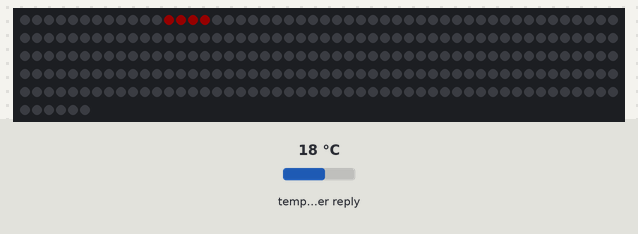
A program run on a simulated Raspberry Pi Pico. On the bench: 256 RGB LEDs in strip order, left to right, continuing on the next row. Inputs (shaded band) come from the test bench; at power-on: temperature in the weather reply 18 °C. Dim RGB values are drawn brighter than linear; WiFi joins after 1.5 s; servers stay silent unless stated; network time is answered at once with the bench clock; the local clock reads 2024-03-15 10:24:30 at power-on unless the program sets it; web services answer with replies made up by the test bench; what the program prints to the serial monitor is not drawn.

Above: at 0.4 s.
At 1.6 s:
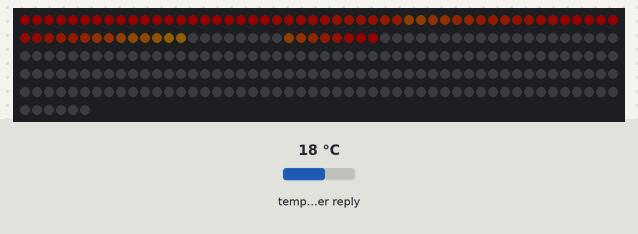
At 2.5 s:
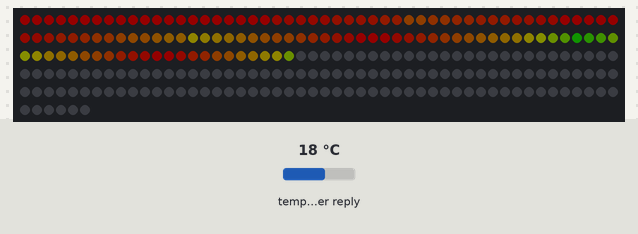
At 3.7 s:
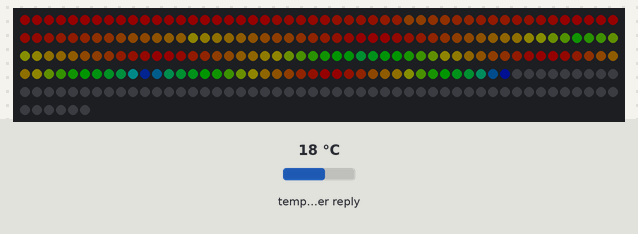
At 4.9 s:
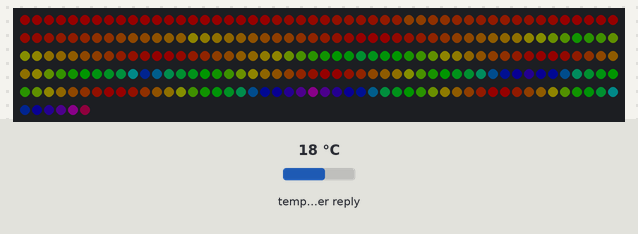
At 6.53 s:
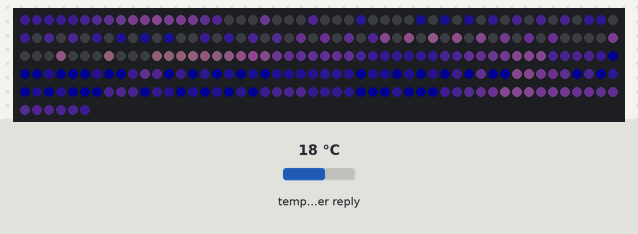

The program:

main.cpp
```cpp
#include <Arduino.h>

#include <SPI.h>
#include <Adafruit_SSD1306.h>

#include <LedMatrix.h>
#include <MatrixWeather.h>
#include <MatrixClock.h>
#include <MatrixTemperature.h>
#include <effects/Rain.h>
#include <effects/Sky.h>

#include <WiFi.h>
#include <WiFiUdp.h>
#include <NTPClient.h>
#include <WeatherService.h>

#define LED_PORT 18
#define BRIGHTNESS 20
#define MATRIX_SIZE 16

#define WIFI_NAME "Xiaomi_1310"
#define WIFI_PASS "Nikita_2009"
#define WEATHER_API_KEY "b6d1ba500e374f5c82254122242409"
#define WEATHER_CITY "Kyiv"

WiFiUDP udp;
NTPClient ntpClient(udp, 3*3600);
WeatherService weatherService(WEATHER_API_KEY);

LedMatrix matrix;
MatrixEnabledComponent components[3];
MatrixClock matrixClock(0, 1);
MatrixTemperature matrixTemterature(0, 9);

RainEffect rainEffect;
SkyEffect skyEffect;

unsigned long lastUpdateTime = 0;

void show() {
    matrix.clean();
    for (int i = 0; i < 3; i++) {
        if (components[i].enable) {
            components[i].component->draw(&matrix);
        }
    }
    FastLED.show();
};

void rainbow() {
  for (int i = 0; i < 256; i++)
  {
    fill_rainbow(matrix.getData(), MATRIX_SIZE*MATRIX_SIZE, i, MATRIX_SIZE-1);
      show();
      delay(1000/50);
  }
};

void test() {
  FastLED.show();
  delay(250);
  matrix.clean();
  for (uint8_t k=0; k<16; k++) {
    for (uint8_t j=0; j<16; j++) {
      CRGB color = CHSV(k*j, 255, 255);
      matrix.setDataXY(j, k, color);
      FastLED.show();
      delay(10);
    }
  }
  matrix.clean();
}

void waitConnect() {
  WiFi.begin(WIFI_NAME, WIFI_PASS);
  uint8_t p = 0;
  while (WiFi.status() != WL_CONNECTED) {
    matrix.setDataXY(p++, 0, CRGB::Magenta);
    FastLED.show();
    delay(50);
  }
  ntpClient.begin();
};

void updateTime() {
  if (millis() - lastUpdateTime > 1000) {
    ntpClient.update();
    matrixClock.setTime(ntpClient.getHours(), ntpClient.getMinutes());
    lastUpdateTime = millis();
  }
};

void updateWeather() {
  matrixTemterature.setTemperature(weatherService.getTemperature());
};

void setup() {
  Serial.begin(9600);

  weatherService.setCity(WEATHER_CITY);

  matrix.init<MATRIX_SIZE, MATRIX_SIZE, LED_PORT>();
  matrix.setBrightness(BRIGHTNESS);

  test();

  waitConnect();

  matrixClock.setTime(00, 00);

  MatrixEnabledComponent c1;
  c1.enable = true;
  c1.component = &matrixClock;

  MatrixEnabledComponent c2;
  c2.enable = true;
  c2.component = &matrixTemterature;

  MatrixEnabledComponent rain_mec;
  rain_mec.enable = true;
  rain_mec.component = &skyEffect; //rainEffect;

  components[0] = rain_mec;
  components[1] = c1;
  components[2] = c2;

  matrix.clean();
}

void loop() {
  EVERY_N_MILLIS(100) {
    show();
    updateTime();
    updateWeather();
  }
}
```

Measured:
- what the display in image 4 shows lasts 1.6 s, from 4.8 s to 6.4 s
